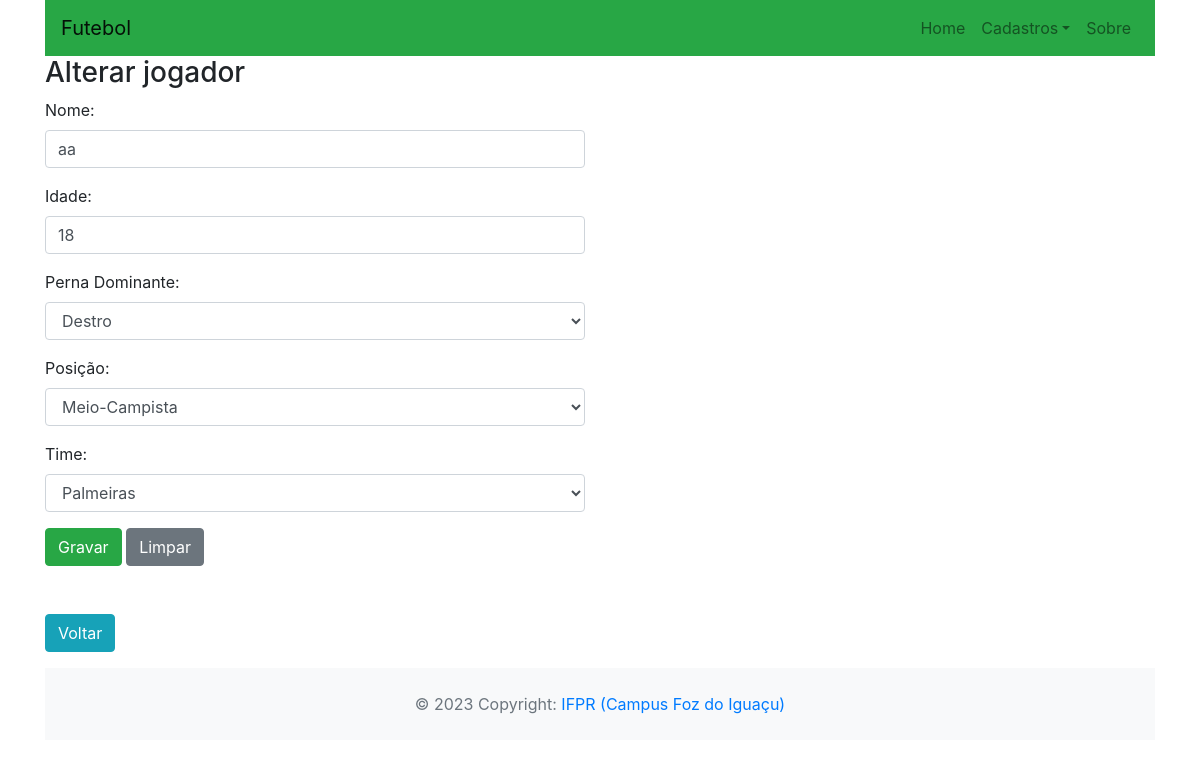
Page /view/jogadores/alterar.php?id=11 on the committed database.
### tables this page shows
CREATE TABLE `jogador` (
  `id` int(11) NOT NULL,
  `nome` varchar(100) NOT NULL,
  `idade` int(11) NOT NULL,
  `perna_dominante` int(1) NOT NULL,
  `fk_posicao` int(11) NOT NULL,
  `fk_time` int(11) NOT NULL
);

CREATE TABLE `posicao` (
  `id` int(11) NOT NULL,
  `nome` varchar(100) NOT NULL,
  `descricao` varchar(250) DEFAULT NULL
);

CREATE TABLE `time` (
  `id` int(11) NOT NULL,
  `nome` varchar(100) NOT NULL,
  `divisao` varchar(25) NOT NULL,
  `estado` varchar(100) NOT NULL
);

### view/jogadores/alterar.php (called while the page is built, shortened)
<?php
$jogador = null;
if (isset($_POST["submetido"])) {
    $id = is_numeric($_POST["id"])? $_POST["id"] : null;
    $nome = trim($_POST["nome"]);
    $perna_dominante = is_numeric($_POST["perna_dominante"])? $_POST["perna_dominante"] : null;
    $idade = is_numeric($_POST["idade"])? $_POST["idade"] : null;
    $fk_time = is_numeric($_POST["time"])? $_POST["time"] : null;
    $fk_posicao = is_numeric($_POST["posicao"])? $_POST["posicao"] : null;
    $jogador = new Jogador();
    $jogador->setId($id);
    $jogador->setIdade($idade);
    $jogador->setNome($nome);
    $jogador->setPerna_dominante($perna_dominante);
    if ($fk_time) {
        $time = new Time();
        $time->setId($fk_time);
        $jogador->setTime($time);
    }
    if ($fk_posicao) {
        $posicao = new Posicao();
        $posicao->setId($fk_posicao);
        $jogador->setPosicao($posicao);
    }
    $jogadorController = new JogadorController();
    $erros = $jogadorController->alterar($jogador);
    if (empty($erros)) {
        header("location: listar.php");
        exit;
    }
    $msgErros = implode("<br>", $erros);
}
else {
    $idJogador = 0;
    if (isset($_GET["id"])) {
        $idJogador = $_GET["id"];
    }
    $jogadorController = new JogadorController();
    $jogador = $jogadorController->buscarPorId($idJogador);
}
include_once(__DIR__ . "/form.php");

### dao/PosicaoDAO.php (called while the page is built, shortened)
<?php
include_once(__DIR__ . "/../model/Posicao.php");
class PosicaoDAO {
    public function list()
    {
        $conn = Connection::getConnection();
        $sql = "SELECT * FROM posicao ORDER BY nome";
        $stm = $conn->prepare($sql);
        $stm->execute();
        $jogador = $stm->fetchAll();
        return $this->mapDbBtoObject($jogador);
    }
    private function mapDbBtoObject(array $data)
    {
        $posicoes = array();
        foreach($data as $reg) {
            $posicao = new Posicao();
            $posicao->setId($reg["id"]);
            $posicao->setNome($reg["nome"]);
            $posicao->setDescricao($reg["descricao"]);
            array_push($posicoes, $posicao);
        }
        return $posicoes;
    }
}

### controller/PosicaoController.php (called while the page is built)
<?php
include_once(__DIR__ . "/../dao/PosicaoDAO.php");
class PosicaoController {
    private PosicaoDAO $posicaoDAO;
    public function __construct()
    {
        $this->posicaoDAO = new PosicaoDAO();
    }
    public function listar()
    {
        $posicoes = $this->posicaoDAO->list();
        return $posicoes;
    }
}

### model/Jogador.php (called while the page is built, shortened)
<?php
include_once(__DIR__."/Time.php");
include_once(__DIR__."/Posicao.php");
class Jogador{
    private ?int $id;
    private ?String  $nome;
    private ?int $idade;
    private ?int $perna_dominante;
    private ?Time $time;
    private ?Posicao $posicao;
    public function __construct()
    {
        $this->time = null;
        $this->posicao = null;
        $this->id = 0;
        $this->perna_dominante = 0;
    }
    public function getId()
    {
        return $this->id;
    }
    public function setId($id)
    {
        $this->id = $id;
        return $this;
    }
    public function getNome()
    {
        return $this->nome;
    }
    public function setNome($nome)
    {
        $this->nome = $nome;
        return $this;
    }
    public function getIdade()
    {
        return $this->idade;
    }
    public function setIdade($idade)
    {
        $this->idade = $idade;
        return $this;
    }
    public function getPosicao()
    {
        return $this->posicao;
    }
    public function setPosicao(Posicao $posicao)
    {
        $this->posicao = $posicao;
    }
    public function getTime()
    {
        return $this->time;
    }
    public function setTime(Time $time)
    {
        $this->time = $time;
    }
    public function getPerna_dominante()
    {
        return $this->perna_dominante;
    }
    public function setPerna_dominante($perna_dominante)
    {
        $this->perna_dominante = $perna_dominante;
        return $this;
    }
}
?>

### dao/JogadorDAO.php (called while the page is built, shortened)
<?php
include_once(__DIR__."/../model/Jogador.php");
include_once(__DIR__."/../model/Time.php");
class JogadorDao{
    public function getById(int $idJogador)
    {
        $conn = Connection::getConnection();
        $sql="SELECT j.*, t.nome AS nome_time, p.nome AS posicao".
            " FROM jogador AS j".
            " JOIN time AS t ON j.fk_time = t.id".
            " JOIN posicao as p ON j.fk_posicao = p.id".
            " WHERE j.id = ?";
        $stm = $conn->prepare($sql);
        $stm->execute(array($idJogador));
        $result = $stm->fetchAll();
        $jogador = $this->mapJogadores($result);
        if ($jogador)
            return $jogador[0];
        else
            return null;
    }
    function mapJogadores(array $array)
    {
        $jogadores=array();
        foreach($array as $ar){
            $jogador=new Jogador();
            $jogador->setId($ar["id"]);
            $jogador->setNome($ar["nome"]);
            $jogador->setIdade($ar["idade"]);
            $jogador->setPerna_dominante($ar["perna_dominante"]);
            $time = new Time();
            $time->setId($ar["fk_time"]);
            $time->setNome($ar["nome_time"]);
            $posicao = new Posicao();
            $posicao->setId($ar["fk_posicao"]);
            $posicao->setNome($ar["posicao"]);
            $jogador->setTime($time);
            $jogador->setPosicao($posicao);
           array_push($jogadores, $jogador);
        }
        return $jogadores;
    }
}

### controller/JogadorController.php (called while the page is built, shortened)
<?php
include_once(__DIR__."/../dao/JogadorDAO.php");
include_once(__DIR__."/../model/Jogador.php");
class JogadorController{
    private JogadorDao $jogadorDAO;
    public function __construct(){
        $this->jogadorDAO = new JogadorDAO();
    }
    public function buscarPorId(int $idAluno)
    {
        return $this->jogadorDAO->getById($idAluno);
    }
}

### model/Posicao.php (called while the page is built, shortened)
<?php
class Posicao {
    private ?int $id;
    private ?string $nome;
    public function getId()
    {
        return $this->id;
    }
    public function setId($id)
    {
        $this->id = $id;
        return $this;
    }
    public function getNome()
    {
        return $this->nome;
    }
    public function setNome($nome)
    {
        $this->nome = $nome;
        return $this;
    }
    public function setDescricao($descricao)
    {
        return $this;
    }
}
?>

### dao/TimeDAO.php (called while the page is built, shortened)
<?php
include_once(__DIR__ . "/../model/time.php");
class TimeDAO {
    public function list()
    {
        $conn = Connection::getConnection();
        $sql = "SELECT * FROM time ORDER BY nome";
        $stm = $conn->prepare($sql);
        $stm->execute();
        $jogador = $stm->fetchAll();
        return $this->mapDbBtoObject($jogador);
    }
    private function mapDbBtoObject(array $data)
    {
        $times = array();
        foreach($data as $reg) {
            $time = new time();
            $time->setId($reg["id"]);
            $time->setNome($reg["nome"]);
            $time->setEstado($reg["estado"]);
            $time->setDivisao($reg["divisao"]);
            array_push($times, $time);
        }
        return $times;
    }
}

### controller/TimeController.php (called while the page is built)
<?php
include_once(__DIR__ . "/../dao/TimeDAO.php");
class TimeController {
    private TimeDAO $timeDAO;
    public function __construct()
    {
        $this->timeDAO = new TimeDAO();
    }
    public function listar()
    {
        $alunos = $this->timeDAO->list();
        return $alunos;
    }
}

### model/Time.php (called while the page is built, shortened)
<?php
class Time {
    private ?int $id;
    private ?string $nome;
    public function getId()
    {
        return $this->id;
    }
    public function setId($id)
    {
        $this->id = $id;
        return $this;
    }
    public function getNome()
    {
        return $this->nome;
    }
    public function setNome($nome)
    {
        $this->nome = $nome;
        return $this;
    }
    public function setEstado($estado)
    {
        return $this;
    }
    public function setDivisao($divisao)
    {
        return $this;
    }
}
?>

### view/jogadores/form.php (the view, shortened to what this page needs)
<?php
    include_once(__DIR__ . "/../../controller/TimeController.php");
    include_once(__DIR__ . "/../../controller/PosicaoController.php");
    $timeController = new TimeController();
    $times = $timeController->listar();
    $posicaoController = new PosicaoController();
    $posicoes = $posicaoController->listar();
?>
<?php include_once(__DIR__ . "/../include/header.php"); ?>
<h3> <?php echo ($jogador && $jogador->getId() > 0) ? "Alterar" : "Inserir" ?> jogador</h3>
<div class="row">
    <div class="col-6">
        <form method="POST" action="">
            <div class="form-group">
                <label for="inpNome">Nome:</label>
                <input type="text" name="nome" id="inpNome" class="form-control"
                    value="<?php echo ($jogador ? $jogador->getNome() : "") ?>"
                >
            </div>
            <div class="form-group">
                <label for="inpIdade">Idade:</label>
                <input type="number" name="idade" id="inpIdade" class="form-control"
                    value="<?php echo ($jogador ? $jogador->getIdade() : "") ?>"
                >
            </div>
            <div class="form-group">
                <label for="inpIdade">Perna Dominante:</label>
                <select name="perna_dominante" id="inpPosicao" class="form-control">
                    <option value="1"
                        <?php
                            echo (
                                $jogador && $jogador->getPerna_dominante() ==
                                1 ? "selected" : ""
                            )
                        ?>
                    >Destro</option>
                </select>
            </div>
            <div class="form-group">
                <label for="inpCurso">Posição:</label>
                <select name="posicao" id="inpPosicao" class="form-control">
                    <?php foreach($posicoes as $posicao): ?>
                        <option
                            value="<?= $posicao->getId() ?>"
                            <?php echo ($jogador
                                && $jogador->getPosicao()
                                && $jogador->getPosicao()->getId() == $posicao->getId()
                                ? "selected" : "")
                            ?>
                        >
                            <?= $posicao->getNome() ?>
                        </option>
                    <?php endforeach; ?>
                </select>
            </div>
            <div class="form-group">
                <label for="inpCurso">Time:</label>
                <select name="time" id="inpTime" class="form-control">
                    <?php foreach($times as $time): ?>
                        <option
                            value="<?= $time->getId() ?>"
                            <?php echo ($jogador
                                && $jogador->getTime()
                                && $jogador->getTime()->getId() == $time->getId()
                                ? "selected" : "")
                            ?>
                        >
                            <?= $time->getNome() ?>
                        </option>
                    <?php endforeach; ?>
                </select>
            </div>
            <button type="submit" class="btn btn-success">Gravar</button>
            <button type="reset" class="btn btn-secondary">Limpar</button>
        </form>
    </div>
    <div class="col-6">
    </div>
</div>
<a href=listar.php class="btn btn-info mt-5"> Voltar </a>
<?php include_once(__DIR__ . "/../include/footer.php"); ?>

### rows in the picture
jogador: nome "aa", idade "18", perna_dominante "Destro", posicao "Meio-Campista", time "Palmeiras"
